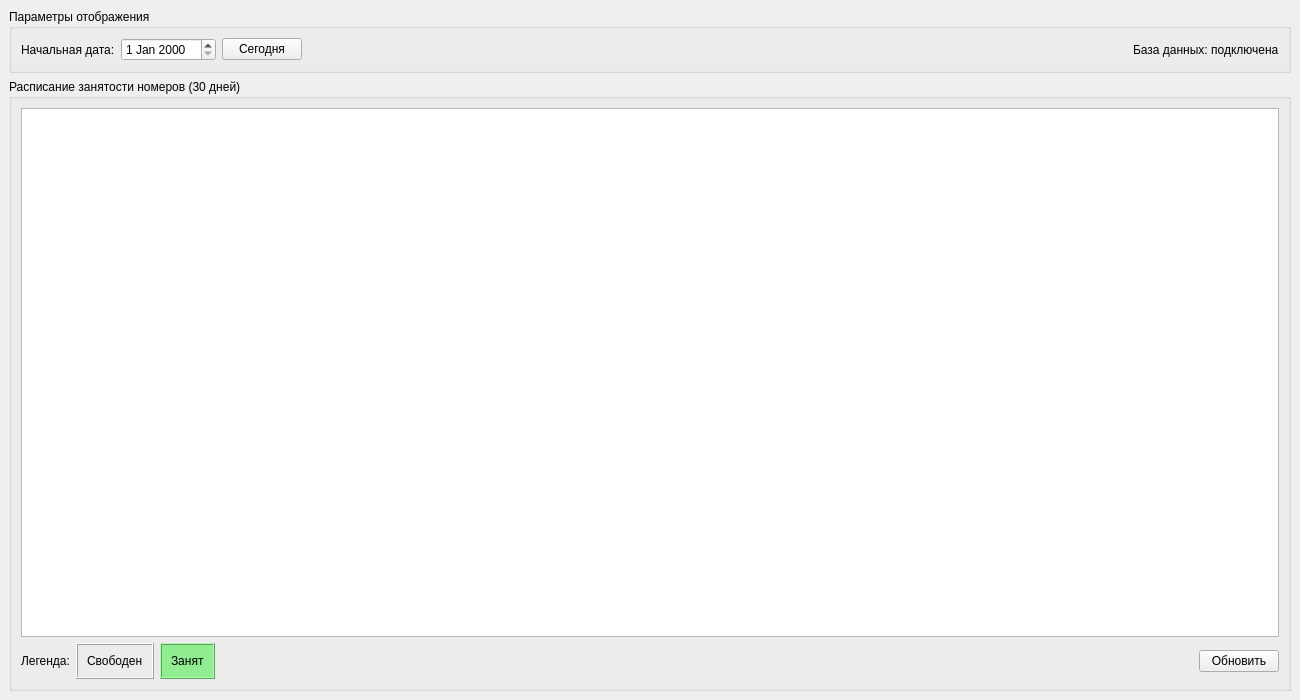
<?xml version="1.0" encoding="UTF-8"?>
<ui version="4.0">
 <class>HotelManager</class>
 <widget class="QMainWindow" name="HotelManager">
  <property name="geometry">
   <rect>
    <x>0</x>
    <y>0</y>
    <width>1300</width>
    <height>700</height>
   </rect>
  </property>
  <property name="windowTitle">
   <string>Hotel Manager - Система управления бронированиями</string>
  </property>
  <widget class="QWidget" name="centralwidget">
   <layout class="QVBoxLayout" name="verticalLayout">
    <item>
     <widget class="QGroupBox" name="groupBox">
      <property name="title">
       <string>Параметры отображения</string>
      </property>
      <layout class="QHBoxLayout" name="horizontalLayout">
       <item>
        <widget class="QLabel" name="label">
         <property name="text">
          <string>Начальная дата:</string>
         </property>
        </widget>
       </item>
       <item>
        <widget class="QDateEdit" name="dateEdit"/>
       </item>
       <item>
        <widget class="QPushButton" name="btnToday">
         <property name="text">
          <string>Сегодня</string>
         </property>
        </widget>
       </item>
       <item>
        <spacer name="horizontalSpacer">
         <property name="orientation">
          <enum>Qt::Horizontal</enum>
         </property>
         <property name="sizeHint" stdset="0">
          <size>
           <width>40</width>
           <height>20</height>
          </size>
         </property>
        </spacer>
       </item>
       <item>
        <widget class="QLabel" name="lblStatus">
         <property name="text">
          <string>База данных: подключена</string>
         </property>
        </widget>
       </item>
      </layout>
     </widget>
    </item>
    <item>
     <widget class="QGroupBox" name="groupBox_2">
      <property name="title">
       <string>Расписание занятости номеров (30 дней)</string>
      </property>
      <layout class="QVBoxLayout" name="verticalLayout_2">
       <item>
        <widget class="QTableWidget" name="tableWidget">
         <property name="editTriggers">
          <set>QAbstractItemView::NoEditTriggers</set>
         </property>
         <property name="selectionMode">
          <enum>QAbstractItemView::SingleSelection</enum>
         </property>
         <property name="selectionBehavior">
          <enum>QAbstractItemView::SelectItems</enum>
         </property>
         <property name="showGrid">
          <bool>true</bool>
         </property>
         <attribute name="horizontalHeaderHighlightSections">
          <bool>false</bool>
         </attribute>
         <attribute name="horizontalHeaderStretchLastSection">
          <bool>false</bool>
         </attribute>
        </widget>
       </item>
       <item>
        <layout class="QHBoxLayout" name="horizontalLayout_2">
         <item>
          <widget class="QLabel" name="label_2">
           <property name="text">
            <string>Легенда:</string>
           </property>
          </widget>
         </item>
         <item>
          <widget class="QFrame" name="frameFree">
           <property name="frameShape">
            <enum>QFrame::Box</enum>
           </property>
           <property name="frameShadow">
            <enum>QFrame::Raised</enum>
           </property>
           <property name="lineWidth">
            <number>1</number>
           </property>
           <layout class="QHBoxLayout" name="horizontalLayout_3">
            <item>
             <widget class="QLabel" name="label_3">
              <property name="text">
               <string>Свободен</string>
              </property>
             </widget>
            </item>
           </layout>
          </widget>
         </item>
         <item>
          <widget class="QFrame" name="frameOccupied">
           <property name="styleSheet">
            <string notr="true">background-color: rgb(144, 238, 144);</string>
           </property>
           <property name="frameShape">
            <enum>QFrame::Box</enum>
           </property>
           <property name="frameShadow">
            <enum>QFrame::Raised</enum>
           </property>
           <property name="lineWidth">
            <number>1</number>
           </property>
           <layout class="QHBoxLayout" name="horizontalLayout_4">
            <item>
             <widget class="QLabel" name="label_4">
              <property name="text">
               <string>Занят</string>
              </property>
             </widget>
            </item>
           </layout>
          </widget>
         </item>
         <item>
          <spacer name="horizontalSpacer_2">
           <property name="orientation">
            <enum>Qt::Horizontal</enum>
           </property>
           <property name="sizeHint" stdset="0">
            <size>
             <width>40</width>
             <height>20</height>
            </size>
           </property>
          </spacer>
         </item>
         <item>
          <widget class="QPushButton" name="btnRefresh">
           <property name="text">
            <string>Обновить</string>
           </property>
          </widget>
         </item>
        </layout>
       </item>
      </layout>
     </widget>
    </item>
   </layout>
  </widget>
 </widget>
 <resources/>
 <connections/>
</ui>
